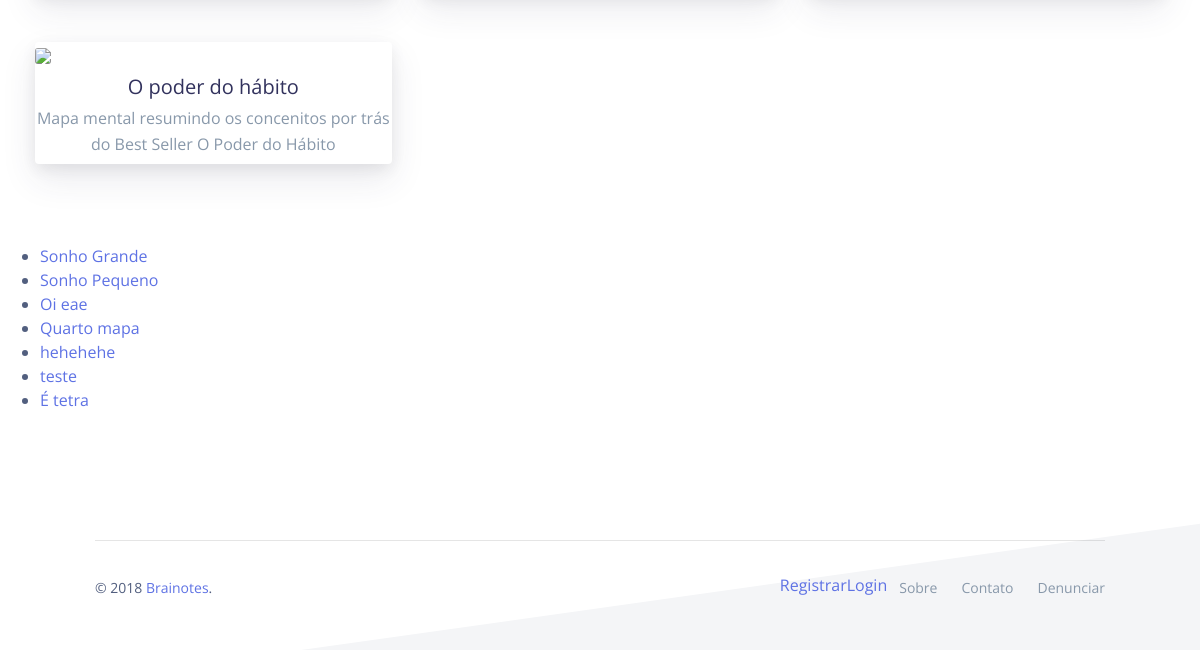
Before: / (lower part) with the older database file.
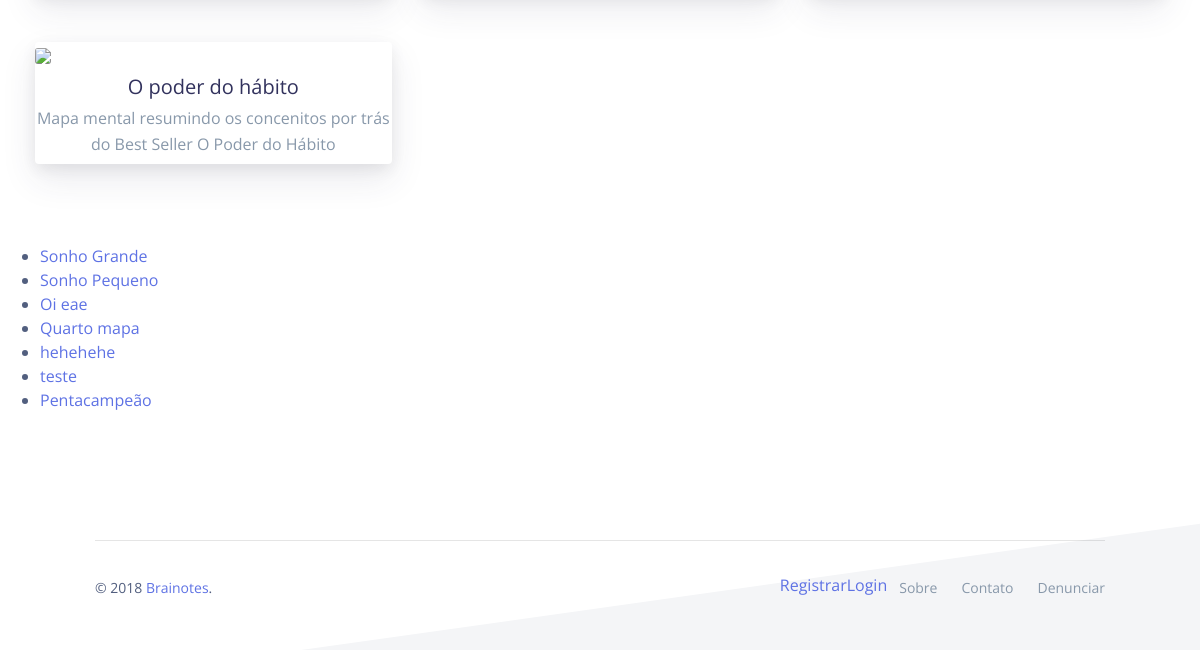
After: the same page with the newer database file.
### mindmaps/models.py (models this page shows)
class Map(models.Model):
    title = models.CharField(max_length=128)
    ispublic = models.BooleanField(default=False)
    author = models.ForeignKey(CustomUser, on_delete=models.SET_NULL, null=True, related_name="mymaps")
    public_id = models.CharField(max_length=16)
    friendly_url = models.CharField(max_length=128)
    language = models.CharField(max_length=8)

### mindmaps/views.py (the view)
# urls.py: path("", views.index, name="index"),
def index(request):
    if request.user.is_authenticated:
        try:
            maps = Map.objects.filter(author=request.user)
        except Map.DoesNotExist:
            raise Http404("No map found")
        context = {
            "maps": maps
        }
        return render(request, 'maps/mymaps.html', context)
    else:
        context = {
            "maps": Map.objects.all(),
        }
        return render(request, "maps/index.html", context)

### mindmaps/templates/maps/index.html (shortened to what this page needs)
{% extends "maps/base.html" %}
{% block body %}
{% load static %}
<section class="section section-lg has-cards">
    <div class="container container-lg">
        <div class="row">
          <div class="col-md-4 mb-5 mb-md-0">
            <div class="card  shadow border-0">
              <a href="" title="Landing Page">
                <img src="https://i.ytimg.com/vi/omjXBggpq-k/hqdefault.jpg?sqp=-oaymwEZCPYBEIoBSFXyq4qpAwsIARUAAIhCGAFwAQ==&rs=AOn4CLD74FaUdPjz1PZ8PdehsodNh9biKQ" class="card-img">
                <h5 class="title text-center pt-2">
                  <span class="d-block mb-1">O poder do hábito</span>
                  <small class="h6 text-muted">Mapa mental resumindo os concenitos por trás do Best Seller O Poder do Hábito</small>
                </h5>
              </a>
            </div>
          </div>
        </div>
      </div>
  </section>
  <ul>
    {% for map in maps %}
      <li>
        <a href="{% url 'map' map.id %}">{{ map.title }}</a>
      </li>
    {% empty %}
    No Mindmaps found.
    {% endfor %}
  </ul>
{% endblock %}

### mindmaps/templates/maps/base.html (shortened to what this page needs)
<!DOCTYPE html>
<html>
<head>
  {% load static %}
  <link type="text/css" href="{% static "css/style.css" %}" rel="stylesheet">
  <link href="{% static "vendor/nucleo/css/nucleo.css" %}" rel="stylesheet">
  <link href="{% static "vendor/font-awesome/css/font-awesome.min.css" %}" rel="stylesheet">
</head>
<body>
    {% block body %}
    {% endblock %}
  <footer class="footer has-cards">
    <div class="container">
      <hr>
      <div class="row align-items-center justify-content-md-between">
        <div class="col-md-6">
          <div class="copyright">
            &copy; 2018
            <a href="" target="_blank">Brainotes</a>.
          </div>
        </div>
        <div class="col-md-6">
          <ul class="nav nav-footer justify-content-end">
            {% if user.is_authenticated %}
            <li class="nav-item">
              <a href="{% url 'logout'%}">Sair</a>
            </li>
            {% else %}
            <li class="nav-item">
              <a href="{% url 'signup'%}">Registrar</a>
            </li>
            <li class="nav-item">
              <a href="{% url 'login'%}">Login</a>
            </li>
            {% endif %}
            <li class="nav-item">
              <a href="" class="nav-link" target="_blank">Sobre</a>
            </li>
            <li class="nav-item">
              <a href="" class="nav-link" target="_blank">Contato</a>
            </li>
            <li class="nav-item">
              <a href="" class="nav-link" target="_blank">Denunciar</a>
            </li>
          </ul>
        </div>
      </div>
    </div>
  </footer>
</body>
</html>

Changed rows visible on the page:
changed Map: title "É tetra" → "Pentacampeão"
